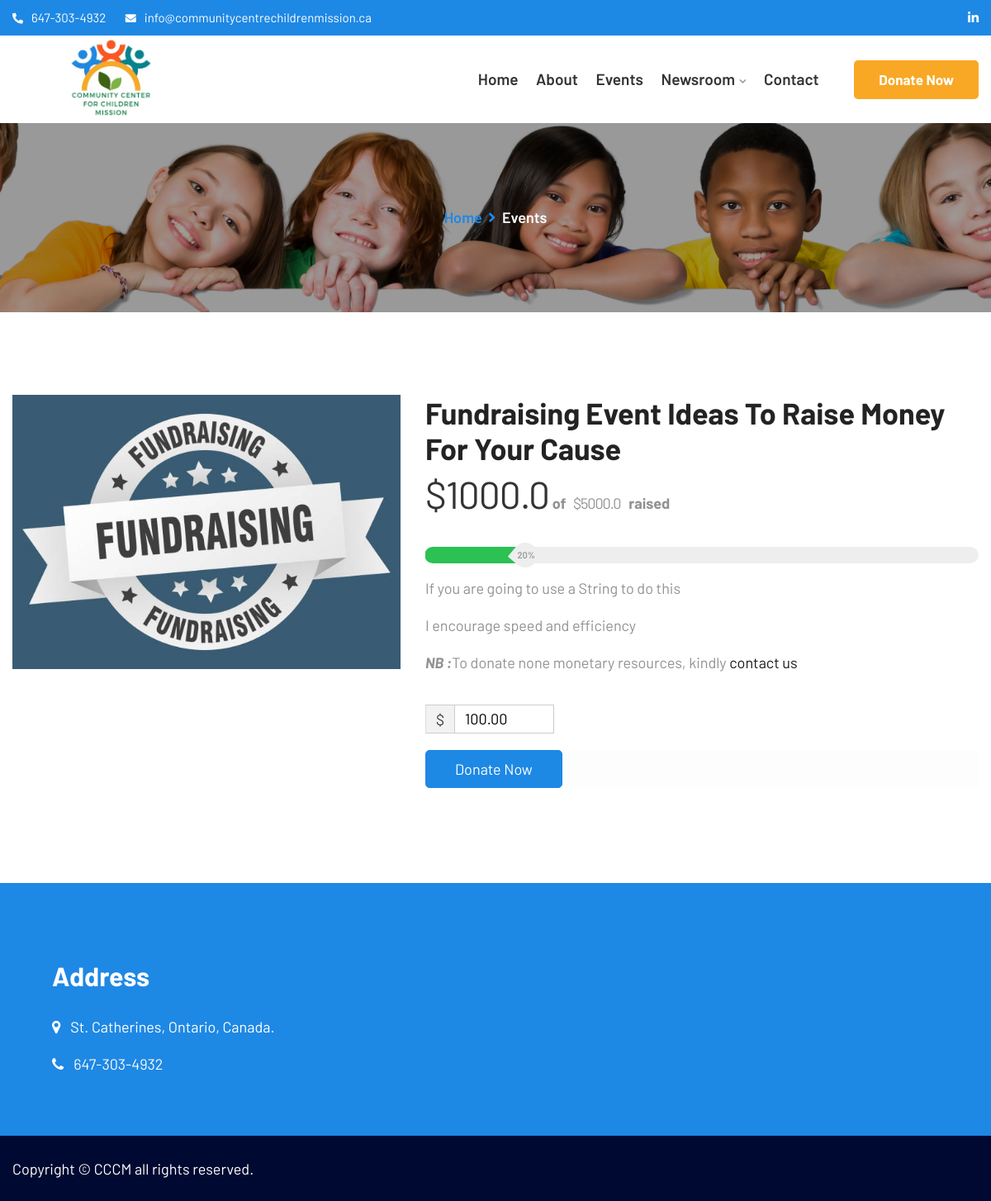
The page /events/1/Fundraising Event Ideas To Raise Money For Your Cause/ on the database as committed earlier.
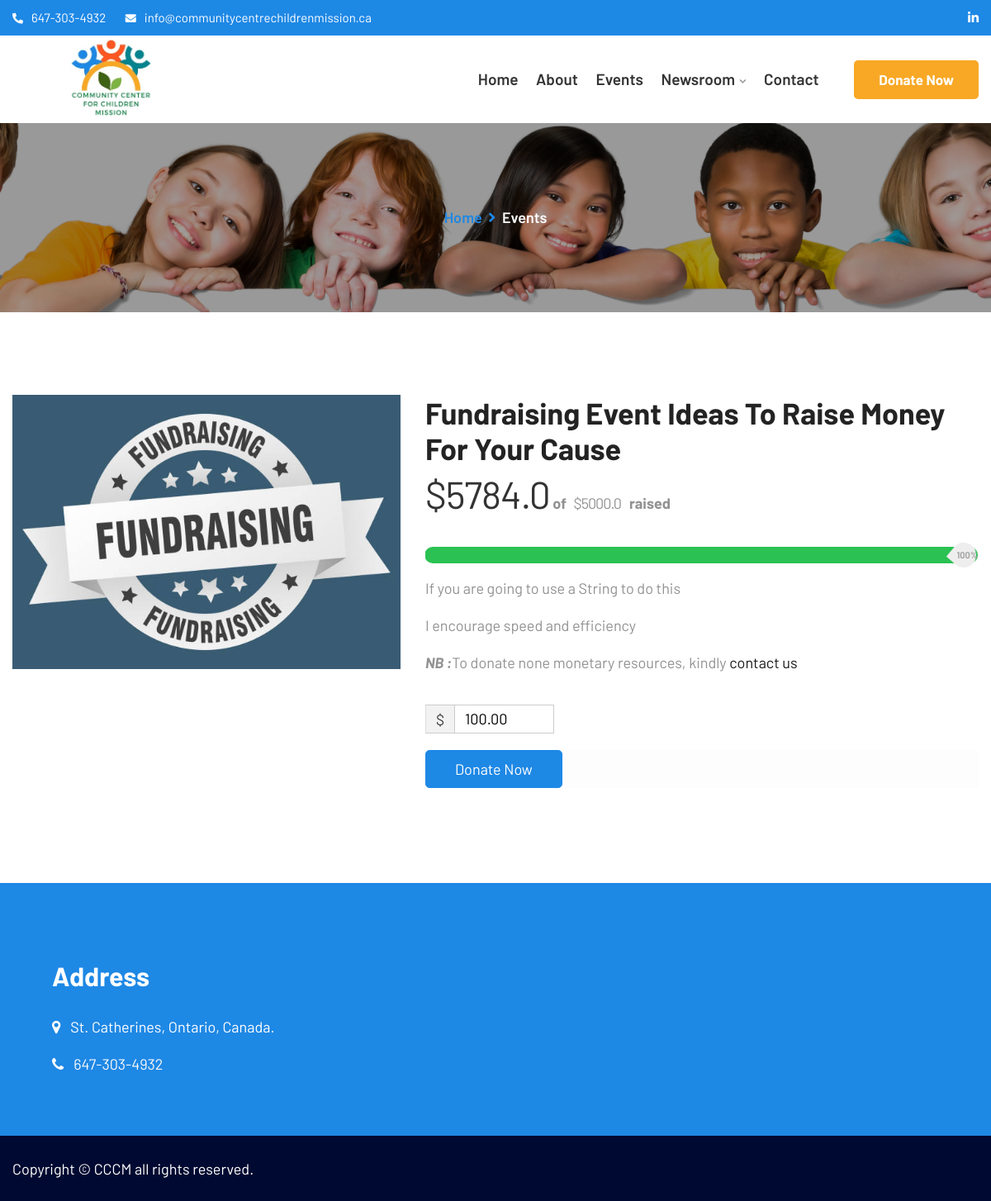
The same page on the database as committed later.
### core/models.py (models this page shows, shortened)
class Event(models.Model):
    name = models.CharField(max_length=150, help_text="Name of the event")
    description = RichTextUploadingField()
    event_date_time = models.DateTimeField()
    thumbnail = models.ImageField(upload_to="events/%Y/%m/%d", default="default_event.jpg", null=True, blank=True)
    registration_link = models.URLField(max_length=500)
    event_location = models.CharField(max_length=150, help_text="Where will the events be happening?")
    date_created = models.DateTimeField(auto_now_add=True)
    donations = models.FloatField(default=0, help_text="DOnations made for the event")
    goal = models.FloatField(default=0, help_text="Goal for the event")
    is_active = models.BooleanField(default=True)

### core/views.py (the view)
# urls.py: path('events/<int:id>/<str:name>/', event_detail, name="event_detail"),
def event_detail(request, id, name):
    event = get_object_or_404(Event, id=id)
    context = {
        'event':event,
        'percent': min(int(event.donations / event.goal * 100), 100) if event.goal else 0,
        'categories':Category.objects.order_by('-id')
    }
    return render(request, "event_detail.html", context)

### core/templates/event_detail.html (shortened to what this page needs)
{% extends 'base/base.html' %}
{% load static %}
{% block content %}
<div class="breadcumb-area">
	<div class="container">
		<div class="row">
			<div class="col-md-12 txtc">
				<div class="breadcumb-inner">
					<ul>
						<li><a href="{% url 'home' %}">Home</a></li>
						<li><i class="fas fa-angle-right"></i></li>
						<li>Events</li>
					</ul>
				</div>
			</div>
		</div>
	</div>
</div>
<div class="single_causes_area">
	<div class="container">
		<div class="row">
			<div class="col-lg-5 col-md-12 col-sm-12">
				<div class="themex_give_thumb">
					<img  src="{{event.thumbnail.url}}"  alt="" >
				</div>
			</div>
			<div class="col-lg-7 col-md-12 col-sm-12">
				<div class="widget_title">
					<h1>{{event.name}}</h1>
					<div class="price_inner">
						<h3><span>${{event.donations}}</span> of <span class="dolar2">${{event.goal}}</span>raised</h3>
					</div>
						<div class="progress witr_progress-style9">
							<div class="progress-bar wow fadeInLeft animated animated" data-wow-duration="1.5s" data-wow-delay="0.2s" style = "width:{{percent}}%; animation-name: fadeInLeft;">
								<span class="witr_percent">{{percent}}%</span>
							</div>
					</div>
					<p>{{event.description | safe}}</p>
					<p><em>NB :</em>To donate none monetary resources, kindly <span><a href="{% url 'contact' %}">contact us</a></span></p>
				</div>
				<div class="donation-amount">
					<form action="{% url 'create-checkout-session' %}" method="POST">
						<div class="form_field2">
							<span>$</span>
							<input  name="amount" min="0" type="number"  placeholder="" value="100.00">
						</div>
						<div class="form_field_btn">
							<button type="submit" id="checkout-button" class="give-btn give-btn-reveal">Donate Now</button>
						</div>
					</form>
				</div>
			</div>
		</div>
	</div>
</div>
{% endblock %}

### core/templates/base/base.html (shortened to what this page needs)
{% load static %}
<!DOCTYPE HTML>
<html lang="en-US">
    <head>
        <link rel="stylesheet" type="text/css" href="{% static 'assets/css/bootstrap.min.css' %}"/>
        <link rel="stylesheet" type="text/css" href="{% static 'venobox/venobox.css' %}"/>
        <link rel="stylesheet" type="text/css" href="{% static 'assets/css/plugin_theme_css.css' %}"/>
        <link rel="stylesheet" type="text/css" href="{% static 'assets/css/witr-animate.css' %}"/>
		<link rel="stylesheet" type="text/css" href="{% static 'assets/css/style.css' %}"/>
		<link rel="stylesheet" type="text/css" href="{% static 'assets/css/responsive.css' %}"/>
    </head>
<body>
<div class="em40_header_area_main">
	<div class="themex-header-top">
		<div class="container">
			<div class="row">
				<div class="col-lg-7 col-md-9 col-sm-12">
					<div class="top-address">
						<p>
							<a href="tel:647-303-4932"><i class="fas fa-phone-alt"></i>647-303-4932</a>
							<a href="mailto:info@communitycentrechildrenmission.ca"><i class="fas fa-envelope"></i>info@communitycentrechildrenmission.ca</a>
						</p>
					</div>
				</div>
				<div class="col-lg-5 col-md-3 col-sm-12 ">
					<div class="top-right-menu">
						<ul class="social-icons text-right text_m_center">
							<li><a  href="https://facebook.com/ccfchildmission" ><i class="icofont-facebook"></i></a></li>
							<li><a  href="https://twitter.com/ccfchildmission" ><i class="icofont-twitter"></i></a></li>
							<li><a  href="https://www.instagram.com/ccfchildmission/"><i class="icofont-instagram"></i></a></li>
							<li><a  href="https://linkedin.com/company/community-center-for-children-mission"><i class="fab fa-linkedin-in"></i></a></li>
						</ul>
					</div>
				</div>
			</div>
		</div>
	</div>
	<div class="themex-main-menu one_page hidden-xs hidden-sm  witr_h_h10">
		<div class="themex_nav_area scroll_fixed postfix">
			<div class="container">
				<div class="row logo-left">
					<div class="col-md-3 col-sm-3 col-xs-4">
						<div class="logo" style="background-color: white;">
							<a class="main_sticky_main_l" href="{% url 'home' %}" title="themex">
								<img src="{% static 'assets/images/logo1.png' %}" style="height: 100px;" alt="themex">
							</a>
						</div>
					</div>
					<div class="col-lg-9  col-md-9 col-sm-9 col-xs-8">
						<nav class="themex_menu">
							<ul class="sub-menu">
								<li><a href="{% url 'home' %}">Home</a></li>
								<li><a href="{% url 'about' %}">About</a></li>
								<li><a href="{% url 'events' %}">Events</a></li>
								<li class="menu-item-has-children">
									<a onclick="return false;" href="/">Newsroom</a>
								</li>
								<li><a href="{% url 'contact' %}">Contact</a></li>
								<div class="donate-btn-header">
									<a class="dtbtn" href="{% url 'donate' %}">Donate Now</a>
								</div>
							</ul>
						</nav>
					</div>
				</div>
			</div>
		</div>
	</div>
</div>
{% block content %}
{% endblock %}
<div class="witrfm_area">
	<div class="footer-middle">
		<div class="container col-12">
			<div class="row">
					<div class="widget about_us ml-5 col-lg-12 col-md-12 col-sm-12">
						<h2 class="widget-title">Address</h2>
						<div class="about-footer">
							<div class="footer-widget address">
								<div class="footer-address">
									<div class="footer_s_inner d-flex">
										<div class="footer-sociala-icon">
											<i class="fa fa-map-marker"></i>
										</div>
										<div class="footer-sociala-info">
											<p>St. Catherines, Ontario, Canada.</p>
										</div>
									</div>
									<div class="footer_s_inner d-flex">
										<div class="footer-sociala-icon">
											<i class="fa fa-phone"></i>
										</div>
										<div class="footer-sociala-info">
											<a class="text-light" href="tel:647-303-4932">647-303-4932</a>
										</div>
									</div>
								</div>
							</div>
						</div>
				</div>
			</div>
		</div>
	</div>
	<div class="footer-bottom">
		<div class="container">
			<div class="row">
				<div class="col-lg-6 col-md-6  col-sm-12">
					<div class="copy-right-text">
						<p>Copyright &copy; CCCM all rights reserved.</p>
					</div>
				</div>
			</div>
		</div>
	</div>
</div>
	</body>
</html>

### static/assets/css/responsive.css (style rules this page uses)
@media (min-width: 1200px) and (max-width: 1439px) { .themex_menu > ul > li > a { margin: 38px 9px 38px; font-size: 19px; } }

Rows that differ between the two databases and show on the page:
changed Event "Fundraising Event Ideas To Raise Money For Your Cause": donations "1000.0" → "5784.0"
Other text that changed with them:
{{ percent }}: 20 → 100 (drawn)
{{ percent }}: "20" → "100"
